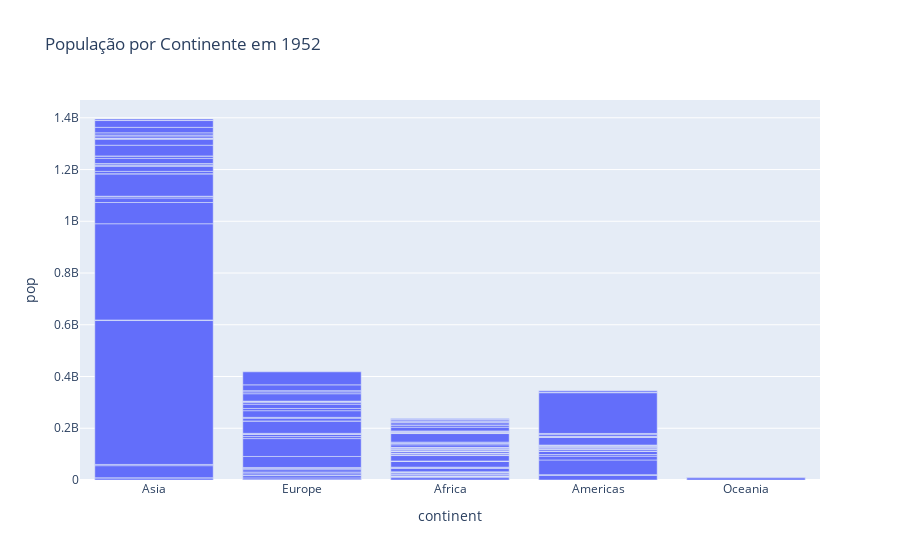

The notebook cell saved with this chart:
### Markdown cell above
### Gráfico Sobre a População e o PIB per capita por Continente em 1952

### Code cell
fig = px.bar(df_1952, x='continent', y='pop', title='População por Continente em 1952')
fig.show()

fig = px.bar(df_1952, x='continent', y='gdpPercap', title='PIB per capita por Continente em 1952')
fig.show()

### Figure 1 — Plotly figure (JSON) as saved in the notebook; plotly's stock layout.template omitted (floating-point values rounded to 4 significant figures; data arrays with more than 128 entries replaced by an {"elided": "..."} marker saying what was removed)
{"data": [{"hovertemplate": "continent=%{x}<br>pop=%{y}<extra></extra>", "legendgroup": "", "marker": {"color": "#636efa", "pattern": {"shape": ""}}, "name": "", "orientation": "v", "showlegend": false, "textposition": "auto", "type": "bar", "x": {"elided": "142 str values"}, "xaxis": "x", "y": {"elided": "142 int values"}, "yaxis": "y"}], "layout": {"barmode": "relative", "legend": {"tracegroupgap": 0}, "title": {"text": "População por Continente em 1952"}, "xaxis": {"anchor": "y", "domain": [0, 1], "title": {"text": "continent"}}, "yaxis": {"anchor": "x", "domain": [0, 1], "title": {"text": "pop"}}}}
